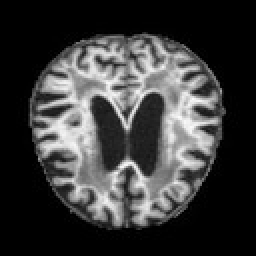
#> input picture ADNI DATASET/Mild_Demented/mild_124.jpg, 128 x 128 px (shown 2 times larger); its folder holds only this picture in this run
$ jupyter execute --allow-errors codes.ipynb
#> lines starting #> are read from the running program, lines starting #| are printed output that depends on the picture
[cell 1]
import os
import glob
import numpy as np
from sklearn.model_selection import KFold
from sklearn.decomposition import PCA
from sklearn.feature_selection import SelectKBest, f_classif
from sklearn.svm import LinearSVC  # Using LinearSVC for faster performance
from sklearn.metrics import accuracy_score
from skopt import BayesSearchCV
from PIL import Image

# Define the folder names for the dataset
folder_names = ['Mild_Demented', 'Moderate_Demented', 'Non_Demented', 'Very_Mild_Demented']

image_data = []
labels = []

# Set the path to your dataset
dataset_path = r'C:\Users\suhan\Desktop\Capstone\alzheimers_detection\ADNI DATASET'

# Load the image data and labels
for folder_name in folder_names:
    folder_path = os.path.join(dataset_path, folder_name)
    image_files = glob.glob(os.path.join(folder_path, '*.jpg'))

    for image_file in image_files:
        image = np.array(Image.open(image_file))
#> image is the input picture: shape (128, 128); min 0, max 252, mean 58.2
        image_data.append(image)

        if folder_name == 'Mild_Demented':
            labels.append(0)
        elif folder_name == 'Moderate_Demented':
            labels.append(1)
        elif folder_name == 'Non_Demented':
            labels.append(2)
        elif folder_name == 'Very_Mild_Demented':
            labels.append(3)

# Convert lists to numpy arrays
image_data = np.array(image_data)
labels = np.array(labels)
print("Image data shape:", image_data.shape)
#| Image data shape: (1, 128, 128)
print("Labels shape:", labels.shape)
#| Labels shape: (1,)

# Reshape the image data
image_data = image_data.reshape(image_data.shape[0], -1)

n_folds = 3  # Reduced number of folds for faster performance
kf = KFold(n_folds, shuffle=True, random_state=42)

accuracy_scores = []

# Perform k-fold cross-validation
#> (the rest of this cell did not finish here and is left out)

[cell 2]
import os
import glob
import numpy as np
from sklearn.model_selection import KFold
from sklearn.decomposition import PCA
from sklearn.feature_selection import SelectKBest, f_classif
from sklearn.svm import LinearSVC  # Using LinearSVC for faster performance
from sklearn.metrics import accuracy_score
from skopt import BayesSearchCV
from PIL import Image

# Define the folder names for the dataset
folder_names = ['Mild_Demented', 'Moderate_Demented', 'Non_Demented', 'Very_Mild_Demented']

image_data = []
labels = []

# Set the path to your dataset
dataset_path = r'C:\Users\suhan\Desktop\Capstone\alzheimers_detection\ADNI DATASET'

# Load the image data and labels
for folder_name in folder_names:
    folder_path = os.path.join(dataset_path, folder_name)
    image_files = glob.glob(os.path.join(folder_path, '*.jpg'))

    for image_file in image_files:
        image = np.array(Image.open(image_file))
        image_data.append(image)

        if folder_name == 'Mild_Demented':
            labels.append(0)
        elif folder_name == 'Moderate_Demented':
            labels.append(1)
        elif folder_name == 'Non_Demented':
            labels.append(2)
        elif folder_name == 'Very_Mild_Demented':
            labels.append(3)

# Convert lists to numpy arrays
image_data = np.array(image_data)
labels = np.array(labels)
print("Image data shape:", image_data.shape)
#| Image data shape: (1, 128, 128)
print("Labels shape:", labels.shape)
#| Labels shape: (1,)

# Reshape the image data
image_data = image_data.reshape(image_data.shape[0], -1)

n_folds = 5  # Reduced number of folds for faster performance
kf = KFold(n_folds, shuffle=True, random_state=42)

accuracy_scores = []

# Perform k-fold cross-validation
#> (the rest of this cell did not finish here and is left out)

[cell 3]
import os
import glob
import numpy as np
from sklearn.model_selection import KFold
from sklearn.decomposition import PCA
from sklearn.feature_selection import SelectKBest, f_classif
from sklearn.svm import LinearSVC  # Using LinearSVC for faster performance
from sklearn.metrics import accuracy_score
from skopt import BayesSearchCV
from PIL import Image

# Define the folder names for the dataset
folder_names = ['Mild_Demented', 'Moderate_Demented', 'Non_Demented', 'Very_Mild_Demented']

image_data = []
labels = []

# Set the path to your dataset
dataset_path = r'C:\Users\suhan\Desktop\Capstone\alzheimers_detection\ADNI DATASET'

# Load the image data and labels
for folder_name in folder_names:
    folder_path = os.path.join(dataset_path, folder_name)
    image_files = glob.glob(os.path.join(folder_path, '*.jpg'))

    for image_file in image_files:
        image = np.array(Image.open(image_file))
        image_data.append(image)

        if folder_name == 'Mild_Demented':
            labels.append(0)
        elif folder_name == 'Moderate_Demented':
            labels.append(1)
        elif folder_name == 'Non_Demented':
            labels.append(2)
        elif folder_name == 'Very_Mild_Demented':
            labels.append(3)

# Convert lists to numpy arrays
image_data = np.array(image_data)
labels = np.array(labels)
print("Image data shape:", image_data.shape)
#| Image data shape: (1, 128, 128)
print("Labels shape:", labels.shape)
#| Labels shape: (1,)

# Reshape the image data
image_data = image_data.reshape(image_data.shape[0], -1)

n_folds = 3  # Reduced number of folds for faster performance
kf = KFold(n_folds, shuffle=True, random_state=42)

accuracy_scores = []

# Perform k-fold cross-validation
#> (the rest of this cell did not finish here and is left out)

[cell 4]
import os
import glob
import numpy as np
from sklearn.model_selection import KFold
from sklearn.decomposition import PCA
from sklearn.feature_selection import SelectKBest, f_classif
from sklearn.svm import SVC
from sklearn.metrics import accuracy_score
from skopt import BayesSearchCV
from PIL import Image
import matplotlib.pyplot as plt
from sklearn.manifold import TSNE

# Define the folder names for the dataset
folder_names = ['Mild_Demented', 'Moderate_Demented', 'Non_Demented', 'Very_Mild_Demented']

image_data = []
labels = []

# Set the path to your dataset
dataset_path = r'C:\Users\suhan\Desktop\Capstone\alzheimers_detection\ADNI DATASET'

# Load the image data and labels
for folder_name in folder_names:
    folder_path = os.path.join(dataset_path, folder_name)
    image_files = glob.glob(os.path.join(folder_path, '*.jpg'))

    for image_file in image_files:
        image = np.array(Image.open(image_file))
        image_data.append(image)

        if folder_name == 'Mild_Demented':
            labels.append(0)
        elif folder_name == 'Moderate_Demented':
            labels.append(1)
        elif folder_name == 'Non_Demented':
            labels.append(2)
        elif folder_name == 'Very_Mild_Demented':
            labels.append(3)

# Convert lists to numpy arrays
image_data = np.array(image_data)
labels = np.array(labels)
print("Image data shape:", image_data.shape)
#| Image data shape: (1, 128, 128)
print("Labels shape:", labels.shape)
#| Labels shape: (1,)

# Reshape the image data
image_data = image_data.reshape(image_data.shape[0], -1)

# Perform PCA
pca = PCA(n_components=0.95)  # Retain 95% of variance
pca.fit(image_data)

# Access the principal components
principal_components = pca.components_

# Access the explained variance ratio
explained_variance = pca.explained_variance_ratio_

# Print the results
print("Principal Components (Loadings):")
print(principal_components)

print("\nExplained Variance Ratio:")
for i, var in enumerate(explained_variance):
    print(f"PC{i+1}: {var:.4f}")

# Optional: Visualize Explained Variance
plt.figure(figsize=(10, 6))
plt.plot(range(1, len(explained_variance) + 1), explained_variance, marker='o')
plt.title('Explained Variance by Principal Components')
plt.xlabel('Principal Component')
plt.ylabel('Explained Variance Ratio')
plt.xticks(range(1, len(explained_variance) + 1))
plt.grid()
plt.show()
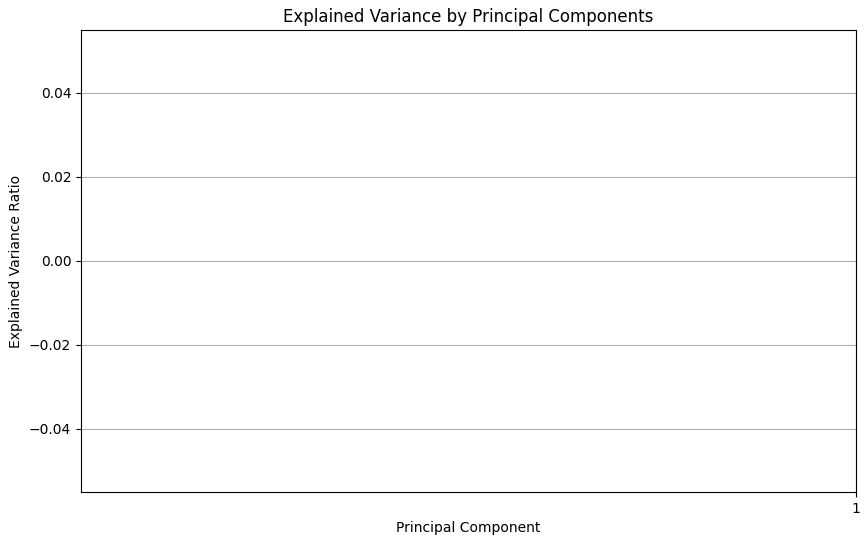
#> figure drawn by matplotlib, 1 panel

# Transform the data into the PCA space
pca_data = pca.transform(image_data)

# Print the shape of the transformed data
print("PCA Data Shape:", pca_data.shape)
#| PCA Data Shape: (1, 1)

tsne = TSNE(n_components=2, random_state=42, perplexity=30)
#> (the rest of this cell did not finish here and is left out)
